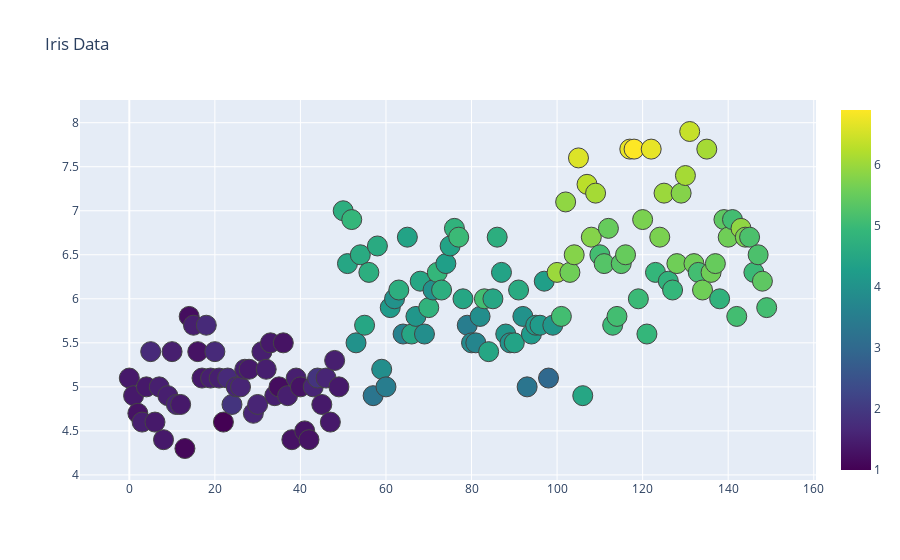

This figure's notebook cell:
### Markdown cell above
## Scatter plot with Plotly Graph-objects
- Plotly에 있는 또 다른 그래프를 그리는 방식인 `graph_objects`임
- 줄여서 `go`라고 많이 사용함
- `go`를 통해서 Figure 객체를 선언하고 Figure내에 필요한 Data와 Layout 등을 설정해 주는 방식
- 조금은 더 번거롭거나 귀찮을 수 있지만 자신이 원하는 방식으로 상세하게 커스터마이징 해서 그래프를 그리고 싶다면 graph_objects를 사용하는 것이 좋음

### Code cell
import plotly.graph_objects as go
fig = go.Figure(data=go.Scatter(
    y = df['sepal_length'],    
    mode = 'markers',
    marker=dict(
        size=20,
        color=df['petal_length'],
        colorscale='Viridis',
        showscale=True,
        line_width=1
    )
))
fig.update_layout(title='Iris Data')
fig.show()

### Figure 1 — Plotly figure (JSON) as saved in the notebook; plotly's stock layout.template omitted (floating-point values rounded to 4 significant figures; data arrays with more than 128 entries replaced by an {"elided": "..."} marker saying what was removed)
{"data": [{"marker": {"color": {"elided": "150 float values"}, "colorscale": [[0, "#440154"], [0.1111, "#482878"], [0.2222, "#3e4989"], [0.3333, "#31688e"], [0.4444, "#26828e"], [0.5556, "#1f9e89"], [0.6667, "#35b779"], [0.7778, "#6ece58"], [0.8889, "#b5de2b"], [1, "#fde725"]], "line": {"width": 1}, "showscale": true, "size": 20}, "mode": "markers", "type": "scatter", "y": {"elided": "150 float values"}}], "layout": {"title": {"text": "Iris Data"}}}
